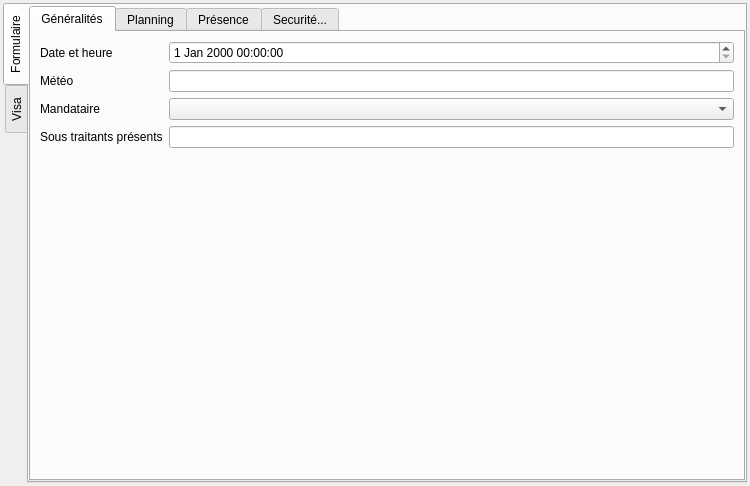
<?xml version="1.0" encoding="UTF-8"?>
<ui version="4.0">
 <class>Form</class>
 <widget class="QWidget" name="Form">
  <property name="geometry">
   <rect>
    <x>0</x>
    <y>0</y>
    <width>750</width>
    <height>486</height>
   </rect>
  </property>
  <property name="contextMenuPolicy">
   <enum>Qt::PreventContextMenu</enum>
  </property>
  <property name="windowTitle">
   <string>Form</string>
  </property>
  <layout class="QVBoxLayout" name="verticalLayout_20">
   <property name="leftMargin">
    <number>3</number>
   </property>
   <property name="topMargin">
    <number>3</number>
   </property>
   <property name="rightMargin">
    <number>3</number>
   </property>
   <property name="bottomMargin">
    <number>3</number>
   </property>
   <item>
    <widget class="QTabWidget" name="tabWidget_formvisa">
     <property name="tabPosition">
      <enum>QTabWidget::West</enum>
     </property>
     <property name="currentIndex">
      <number>0</number>
     </property>
     <widget class="QWidget" name="tab_15">
      <attribute name="title">
       <string>Formulaire</string>
      </attribute>
      <layout class="QVBoxLayout" name="verticalLayout_18">
       <property name="leftMargin">
        <number>0</number>
       </property>
       <property name="topMargin">
        <number>0</number>
       </property>
       <property name="rightMargin">
        <number>0</number>
       </property>
       <property name="bottomMargin">
        <number>0</number>
       </property>
       <item>
        <widget class="QStackedWidget" name="stackedWidget_2">
         <property name="currentIndex">
          <number>0</number>
         </property>
         <widget class="QWidget" name="NCA">
          <layout class="QVBoxLayout" name="verticalLayout_3">
           <property name="leftMargin">
            <number>0</number>
           </property>
           <property name="topMargin">
            <number>1</number>
           </property>
           <property name="rightMargin">
            <number>0</number>
           </property>
           <property name="bottomMargin">
            <number>0</number>
           </property>
           <item>
            <widget class="QTabWidget" name="tabWidget">
             <property name="currentIndex">
              <number>0</number>
             </property>
             <widget class="QWidget" name="tab_18">
              <attribute name="title">
               <string>Généralités</string>
              </attribute>
              <layout class="QGridLayout" name="gridLayout_15">
               <item row="0" column="0">
                <widget class="QLabel" name="label_25">
                 <property name="text">
                  <string>Date et heure</string>
                 </property>
                 <property name="wordWrap">
                  <bool>true</bool>
                 </property>
                </widget>
               </item>
               <item row="1" column="0">
                <widget class="QLabel" name="label_27">
                 <property name="text">
                  <string>Météo</string>
                 </property>
                 <property name="wordWrap">
                  <bool>true</bool>
                 </property>
                </widget>
               </item>
               <item row="3" column="1">
                <widget class="QLineEdit" name="lineEdit_etppres"/>
               </item>
               <item row="4" column="0">
                <spacer name="verticalSpacer">
                 <property name="orientation">
                  <enum>Qt::Vertical</enum>
                 </property>
                 <property name="sizeHint" stdset="0">
                  <size>
                   <width>20</width>
                   <height>40</height>
                  </size>
                 </property>
                </spacer>
               </item>
               <item row="0" column="1">
                <widget class="QDateTimeEdit" name="dateTimeEdit_datetimeobs"/>
               </item>
               <item row="3" column="0">
                <widget class="QLabel" name="label_28">
                 <property name="text">
                  <string>Sous traitants présents</string>
                 </property>
                 <property name="wordWrap">
                  <bool>true</bool>
                 </property>
                </widget>
               </item>
               <item row="1" column="1">
                <widget class="QLineEdit" name="lineEdit_meteo"/>
               </item>
               <item row="2" column="0">
                <widget class="QLabel" name="label_10">
                 <property name="text">
                  <string>Mandataire</string>
                 </property>
                </widget>
               </item>
               <item row="2" column="1">
                <widget class="QComboBox" name="comboBox_mandataire"/>
               </item>
              </layout>
             </widget>
             <widget class="QWidget" name="tab_19">
              <attribute name="title">
               <string>Planning</string>
              </attribute>
              <layout class="QGridLayout" name="gridLayout_16">
               <item row="0" column="1">
                <widget class="QComboBox" name="comboBox_planning"/>
               </item>
               <item row="0" column="0">
                <widget class="QLabel" name="label_29">
                 <property name="text">
                  <string>Planning respecté ?</string>
                 </property>
                 <property name="wordWrap">
                  <bool>true</bool>
                 </property>
                </widget>
               </item>
               <item row="1" column="0">
                <widget class="QLabel" name="label_30">
                 <property name="text">
                  <string>Commentaire</string>
                 </property>
                 <property name="wordWrap">
                  <bool>true</bool>
                 </property>
                </widget>
               </item>
               <item row="1" column="1">
                <widget class="QTextBrowser" name="textBrowser_planningcom">
                 <property name="readOnly">
                  <bool>false</bool>
                 </property>
                </widget>
               </item>
               <item row="2" column="1">
                <spacer name="verticalSpacer_3">
                 <property name="orientation">
                  <enum>Qt::Vertical</enum>
                 </property>
                 <property name="sizeHint" stdset="0">
                  <size>
                   <width>20</width>
                   <height>40</height>
                  </size>
                 </property>
                </spacer>
               </item>
              </layout>
             </widget>
             <widget class="QWidget" name="tab_20">
              <attribute name="title">
               <string>Présence</string>
              </attribute>
              <layout class="QVBoxLayout" name="verticalLayout_25">
               <item>
                <widget class="QGroupBox" name="groupBox_4">
                 <property name="title">
                  <string>Effectif</string>
                 </property>
                 <layout class="QGridLayout" name="gridLayout_18">
                  <item row="0" column="0">
                   <widget class="QLabel" name="label_31">
                    <property name="text">
                     <string>Effectif entreprise</string>
                    </property>
                   </widget>
                  </item>
                  <item row="1" column="1">
                   <widget class="QSpinBox" name="spinBox_effectsstraitant"/>
                  </item>
                  <item row="1" column="0">
                   <widget class="QLabel" name="label_32">
                    <property name="text">
                     <string>Effectif sous-traitant</string>
                    </property>
                   </widget>
                  </item>
                  <item row="2" column="0" colspan="2">
                   <widget class="QCheckBox" name="checkBox_conduc">
                    <property name="text">
                     <string>Présence du conducteur de travaux</string>
                    </property>
                   </widget>
                  </item>
                  <item row="0" column="1">
                   <widget class="QSpinBox" name="spinBox_effectetp"/>
                  </item>
                  <item row="0" column="2">
                   <widget class="QToolButton" name="toolButton_effect_etp">
                    <property name="text">
                     <string>...</string>
                    </property>
                   </widget>
                  </item>
                  <item row="1" column="2">
                   <widget class="QToolButton" name="toolButton_effect_sstraitant">
                    <property name="text">
                     <string>...</string>
                    </property>
                   </widget>
                  </item>
                 </layout>
                </widget>
               </item>
               <item>
                <widget class="QGroupBox" name="groupBox_5">
                 <property name="title">
                  <string>Engins</string>
                 </property>
                 <layout class="QGridLayout" name="gridLayout_17">
                  <item row="2" column="1">
                   <widget class="QCheckBox" name="checkBox_eng_cam_deblais">
                    <property name="text">
                     <string>Camion déblais</string>
                    </property>
                   </widget>
                  </item>
                  <item row="3" column="1">
                   <widget class="QCheckBox" name="checkBox_eng_cam_aspi">
                    <property name="text">
                     <string>Camion aspiratrice</string>
                    </property>
                   </widget>
                  </item>
                  <item row="4" column="1">
                   <widget class="QCheckBox" name="checkBox_eng_cam_repand">
                    <property name="text">
                     <string>Camion répandeur</string>
                    </property>
                   </widget>
                  </item>
                  <item row="1" column="2">
                   <widget class="QCheckBox" name="checkBox_eng_cam_malax">
                    <property name="text">
                     <string>Camion malaxeur</string>
                    </property>
                   </widget>
                  </item>
                  <item row="3" column="2">
                   <widget class="QCheckBox" name="checkBox_eng_compacteur">
                    <property name="text">
                     <string>Compacteur</string>
                    </property>
                   </widget>
                  </item>
                  <item row="2" column="2">
                   <widget class="QCheckBox" name="checkBox_eng_container">
                    <property name="text">
                     <string>Container</string>
                    </property>
                   </widget>
                  </item>
                  <item row="1" column="0">
                   <widget class="QCheckBox" name="checkBox_eng_pelle">
                    <property name="text">
                     <string>Pelle</string>
                    </property>
                   </widget>
                  </item>
                  <item row="1" column="1">
                   <widget class="QCheckBox" name="checkBox_eng_cam_mat">
                    <property name="text">
                     <string>Camion matériaux</string>
                    </property>
                   </widget>
                  </item>
                  <item row="2" column="0">
                   <widget class="QCheckBox" name="checkBox_eng_charg">
                    <property name="text">
                     <string>Chargeuse</string>
                    </property>
                   </widget>
                  </item>
                  <item row="4" column="2">
                   <widget class="QCheckBox" name="checkBox_eng_finisseur">
                    <property name="text">
                     <string>Finisseur</string>
                    </property>
                   </widget>
                  </item>
                  <item row="4" column="0">
                   <widget class="QCheckBox" name="checkBox_eng_trancheuse">
                    <property name="text">
                     <string>Trancheuse</string>
                    </property>
                   </widget>
                  </item>
                  <item row="3" column="0">
                   <widget class="QCheckBox" name="checkBox_eng_compres">
                    <property name="text">
                     <string>Compresseur</string>
                    </property>
                   </widget>
                  </item>
                  <item row="1" column="3">
                   <widget class="QCheckBox" name="checkBox_eng_minipelle">
                    <property name="text">
                     <string>Minipelle</string>
                    </property>
                   </widget>
                  </item>
                  <item row="2" column="3">
                   <widget class="QCheckBox" name="checkBox_eng_nacelle">
                    <property name="text">
                     <string>Nacelle</string>
                    </property>
                   </widget>
                  </item>
                  <item row="3" column="3">
                   <widget class="QCheckBox" name="checkBox_eng_autre">
                    <property name="text">
                     <string>Autre</string>
                    </property>
                   </widget>
                  </item>
                 </layout>
                </widget>
               </item>
               <item>
                <spacer name="verticalSpacer_4">
                 <property name="orientation">
                  <enum>Qt::Vertical</enum>
                 </property>
                 <property name="sizeHint" stdset="0">
                  <size>
                   <width>20</width>
                   <height>40</height>
                  </size>
                 </property>
                </spacer>
               </item>
              </layout>
             </widget>
             <widget class="QWidget" name="tab_21">
              <attribute name="title">
               <string>Securité...</string>
              </attribute>
              <layout class="QVBoxLayout" name="verticalLayout_26">
               <item>
                <widget class="QGroupBox" name="groupBox_6">
                 <property name="title">
                  <string>Conformité ?</string>
                 </property>
                 <layout class="QGridLayout" name="gridLayout_20">
                  <item row="4" column="2">
                   <widget class="QLabel" name="label_42">
                    <property name="text">
                     <string>Blindage des tranchées / fouilles</string>
                    </property>
                    <property name="wordWrap">
                     <bool>true</bool>
                    </property>
                   </widget>
                  </item>
                  <item row="3" column="2">
                   <widget class="QLabel" name="label_41">
                    <property name="text">
                     <string>Protection des tranchées / fouilles (bariérage)</string>
                    </property>
                    <property name="wordWrap">
                     <bool>true</bool>
                    </property>
                   </widget>
                  </item>
                  <item row="4" column="3">
                   <widget class="QComboBox" name="comboBox_sec_blindage"/>
                  </item>
                  <item row="3" column="3">
                   <widget class="QComboBox" name="comboBox_sec_protectiontranchee"/>
                  </item>
                  <item row="2" column="2">
                   <widget class="QLabel" name="label_40">
                    <property name="text">
                     <string>Propreté chantier et abords</string>
                    </property>
                    <property name="wordWrap">
                     <bool>true</bool>
                    </property>
                   </widget>
                  </item>
                  <item row="0" column="2">
                   <widget class="QLabel" name="label_38">
                    <property name="text">
                     <string>Eclairage / signalisation</string>
                    </property>
                    <property name="wordWrap">
                     <bool>true</bool>
                    </property>
                   </widget>
                  </item>
                  <item row="1" column="2">
                   <widget class="QLabel" name="label_39">
                    <property name="text">
                     <string>Stockage des déchets / tri selectif</string>
                    </property>
                    <property name="wordWrap">
                     <bool>true</bool>
                    </property>
                   </widget>
                  </item>
                  <item row="0" column="3">
                   <widget class="QComboBox" name="comboBox_sec_eclairage"/>
                  </item>
                  <item row="4" column="0">
                   <widget class="QLabel" name="label_37">
                    <property name="text">
                     <string>Circulation des piétons/véhicules</string>
                    </property>
                    <property name="wordWrap">
                     <bool>true</bool>
                    </property>
                   </widget>
                  </item>
                  <item row="0" column="1">
                   <widget class="QComboBox" name="comboBox_sec_personnel"/>
                  </item>
                  <item row="0" column="4">
                   <widget class="QLabel" name="label_43">
                    <property name="text">
                     <string>Réunion marquage / piquetage réalisée</string>
                    </property>
                    <property name="wordWrap">
                     <bool>true</bool>
                    </property>
                   </widget>
                  </item>
                  <item row="2" column="0">
                   <widget class="QLabel" name="label_35">
                    <property name="text">
                     <string>Affichage des autorisations/arrêtés</string>
                    </property>
                    <property name="wordWrap">
                     <bool>true</bool>
                    </property>
                   </widget>
                  </item>
                  <item row="3" column="0">
                   <widget class="QLabel" name="label_36">
                    <property name="text">
                     <string>Panneaux de chantier</string>
                    </property>
                    <property name="wordWrap">
                     <bool>true</bool>
                    </property>
                   </widget>
                  </item>
                  <item row="1" column="3">
                   <widget class="QComboBox" name="comboBox_sec_stockagedechet"/>
                  </item>
                  <item row="0" column="0">
                   <widget class="QLabel" name="label_33">
                    <property name="text">
                     <string>Sécurité du Personnel</string>
                    </property>
                    <property name="wordWrap">
                     <bool>true</bool>
                    </property>
                   </widget>
                  </item>
                  <item row="1" column="0">
                   <widget class="QLabel" name="label_34">
                    <property name="text">
                     <string>Protection du chantier</string>
                    </property>
                    <property name="wordWrap">
                     <bool>true</bool>
                    </property>
                   </widget>
                  </item>
                  <item row="2" column="3">
                   <widget class="QComboBox" name="comboBox_sec_proprete"/>
                  </item>
                  <item row="4" column="1">
                   <widget class="QComboBox" name="comboBox_sec_circul"/>
                  </item>
                  <item row="1" column="1">
                   <widget class="QComboBox" name="comboBox_sec_protection"/>
                  </item>
                  <item row="3" column="1">
                   <widget class="QComboBox" name="comboBox_sec_panneauxchant"/>
                  </item>
                  <item row="2" column="1">
                   <widget class="QComboBox" name="comboBox_sec_afficharrete"/>
                  </item>
                  <item row="0" column="5">
                   <widget class="QComboBox" name="comboBox_sec_reunionmarquage"/>
                  </item>
                  <item row="1" column="4">
                   <widget class="QLabel" name="label_44">
                    <property name="text">
                     <string>Entretien eu marquage</string>
                    </property>
                    <property name="wordWrap">
                     <bool>true</bool>
                    </property>
                   </widget>
                  </item>
                  <item row="1" column="5">
                   <widget class="QComboBox" name="comboBox_sec_entretienmarquage"/>
                  </item>
                  <item row="2" column="4">
                   <widget class="QLabel" name="label_45">
                    <property name="text">
                     <string>Accessibilité organes de coupure Gaz/AEP</string>
                    </property>
                    <property name="wordWrap">
                     <bool>true</bool>
                    </property>
                   </widget>
                  </item>
                  <item row="2" column="5">
                   <widget class="QComboBox" name="comboBox_sec_accesscoupure"/>
                  </item>
                  <item row="3" column="4">
                   <widget class="QLabel" name="label_46">
                    <property name="text">
                     <string>Travail en hauteur</string>
                    </property>
                    <property name="wordWrap">
                     <bool>true</bool>
                    </property>
                   </widget>
                  </item>
                  <item row="3" column="5">
                   <widget class="QComboBox" name="comboBox_sec_travailhauteur"/>
                  </item>
                 </layout>
                </widget>
               </item>
               <item>
                <widget class="QGroupBox" name="groupBox_7">
                 <property name="title">
                  <string>Plaintes</string>
                 </property>
                 <layout class="QGridLayout" name="gridLayout_21">
                  <item row="0" column="0">
                   <widget class="QLabel" name="label_47">
                    <property name="text">
                     <string>Avez vous eu des plaintes</string>
                    </property>
                   </widget>
                  </item>
                  <item row="0" column="1">
                   <widget class="QComboBox" name="comboBox_sec_plaintes"/>
                  </item>
                  <item row="1" column="0">
                   <widget class="QLabel" name="label_48">
                    <property name="text">
                     <string>Objet de la plainte</string>
                    </property>
                   </widget>
                  </item>
                  <item row="1" column="1">
                   <widget class="QLineEdit" name="lineEdit_sec_plaintes_com"/>
                  </item>
                 </layout>
                </widget>
               </item>
              </layout>
             </widget>
            </widget>
           </item>
          </layout>
         </widget>
         <widget class="QWidget" name="NCB">
          <layout class="QVBoxLayout" name="verticalLayout_4">
           <item>
            <widget class="QTabWidget" name="tabWidget_propo">
             <property name="currentIndex">
              <number>0</number>
             </property>
             <widget class="QWidget" name="tab_8">
              <attribute name="title">
               <string>Proposition</string>
              </attribute>
              <layout class="QVBoxLayout" name="verticalLayout_5"/>
             </widget>
             <widget class="QWidget" name="tab_9">
              <attribute name="title">
               <string>Avis</string>
              </attribute>
              <layout class="QGridLayout" name="gridLayout_10">
               <item row="4" column="1">
                <widget class="QFrame" name="frame_choisresp">
                 <property name="frameShape">
                  <enum>QFrame::StyledPanel</enum>
                 </property>
                 <property name="frameShadow">
                  <enum>QFrame::Raised</enum>
                 </property>
                 <layout class="QVBoxLayout" name="verticalLayout_15"/>
                </widget>
               </item>
               <item row="2" column="1">
                <widget class="QDateEdit" name="dateEdit_datecible">
                 <property name="calendarPopup">
                  <bool>true</bool>
                 </property>
                </widget>
               </item>
               <item row="0" column="0">
                <widget class="QLabel" name="label_11">
                 <property name="text">
                  <string>Acceptation MOE</string>
                 </property>
                </widget>
               </item>
               <item row="2" column="0">
                <widget class="QLabel" name="label_12">
                 <property name="text">
                  <string>Date cible</string>
                 </property>
                </widget>
               </item>
               <item row="6" column="0">
                <widget class="QLabel" name="label_13">
                 <property name="text">
                  <string>Observation</string>
                 </property>
                </widget>
               </item>
               <item row="4" column="0">
                <widget class="QLabel" name="label_14">
                 <property name="text">
                  <string>Responsable</string>
                 </property>
                </widget>
               </item>
               <item row="0" column="1">
                <widget class="QComboBox" name="comboBox_acceptation"/>
               </item>
               <item row="6" column="1">
                <widget class="QTextBrowser" name="textBrowser_ncbobs">
                 <property name="readOnly">
                  <bool>false</bool>
                 </property>
                </widget>
               </item>
              </layout>
             </widget>
            </widget>
           </item>
          </layout>
         </widget>
         <widget class="QWidget" name="NCC">
          <layout class="QGridLayout" name="gridLayout_9">
           <item row="2" column="0">
            <widget class="QTabWidget" name="tabWidget_verif">
             <property name="currentIndex">
              <number>0</number>
             </property>
             <widget class="QWidget" name="tab_12">
              <attribute name="title">
               <string>Formulaire</string>
              </attribute>
              <layout class="QGridLayout" name="gridLayout_12">
               <item row="2" column="0">
                <widget class="QLabel" name="label_16">
                 <property name="text">
                  <string>Observation</string>
                 </property>
                </widget>
               </item>
               <item row="2" column="1">
                <widget class="QTextBrowser" name="textBrowser_etatverif">
                 <property name="readOnly">
                  <bool>false</bool>
                 </property>
                </widget>
               </item>
               <item row="0" column="1">
                <widget class="QComboBox" name="comboBox_etatverif"/>
               </item>
               <item row="0" column="0">
                <widget class="QLabel" name="label_15">
                 <property name="text">
                  <string>Etat</string>
                 </property>
                </widget>
               </item>
               <item row="1" column="0">
                <widget class="QLabel" name="label_17">
                 <property name="text">
                  <string>Date vérif</string>
                 </property>
                </widget>
               </item>
               <item row="1" column="1">
                <widget class="QDateEdit" name="dateEdit_etatverif">
                 <property name="calendarPopup">
                  <bool>true</bool>
                 </property>
                </widget>
               </item>
              </layout>
             </widget>
             <widget class="QWidget" name="tab_14">
              <attribute name="title">
               <string>Photos</string>
              </attribute>
              <layout class="QVBoxLayout" name="verticalLayout_17"/>
             </widget>
            </widget>
           </item>
          </layout>
         </widget>
         <widget class="QWidget" name="NCD">
          <layout class="QGridLayout" name="gridLayout_8">
           <item row="0" column="0">
            <widget class="QLabel" name="label_18">
             <property name="text">
              <string>Levée de reserve</string>
             </property>
            </widget>
           </item>
           <item row="0" column="1">
            <widget class="QComboBox" name="comboBox_leveres"/>
           </item>
           <item row="1" column="0">
            <widget class="QLabel" name="label_19">
             <property name="text">
              <string>Observation</string>
             </property>
            </widget>
           </item>
           <item row="1" column="1">
            <widget class="QTextBrowser" name="textBrowser_leveres">
             <property name="readOnly">
              <bool>false</bool>
             </property>
            </widget>
           </item>
          </layout>
         </widget>
         <widget class="QWidget" name="NCE">
          <layout class="QGridLayout" name="gridLayout_11">
           <item row="0" column="0">
            <widget class="QLabel" name="label_20">
             <property name="text">
              <string>Action corrective ?</string>
             </property>
            </widget>
           </item>
           <item row="0" column="1">
            <widget class="QComboBox" name="comboBox_actioncorr"/>
           </item>
           <item row="1" column="0">
            <widget class="QLabel" name="label_21">
             <property name="text">
              <string>Commentaire</string>
             </property>
            </widget>
           </item>
           <item row="1" column="1">
            <widget class="QTextBrowser" name="textBrowser_actioncorr">
             <property name="readOnly">
              <bool>false</bool>
             </property>
            </widget>
           </item>
          </layout>
         </widget>
         <widget class="QWidget" name="PVA">
          <layout class="QVBoxLayout" name="verticalLayout">
           <item>
            <widget class="QTabWidget" name="tabWidget_pvmisedispo">
             <property name="currentIndex">
              <number>0</number>
             </property>
             <widget class="QWidget" name="tab_17">
              <attribute name="title">
               <string>Commentaires</string>
              </attribute>
              <layout class="QGridLayout" name="gridLayout_13">
               <item row="0" column="0">
                <widget class="QLabel" name="label_22">
                 <property name="text">
                  <string>Date de remise du site</string>
                 </property>
                </widget>
               </item>
               <item row="1" column="0">
                <widget class="QLabel" name="label_23">
                 <property name="text">
                  <string>Commentaires</string>
                 </property>
                </widget>
               </item>
               <item row="1" column="1">
                <widget class="QTextBrowser" name="textBrowser_pva">
                 <property name="readOnly">
                  <bool>false</bool>
                 </property>
                </widget>
               </item>
               <item row="0" column="1">
                <widget class="QDateTimeEdit" name="dateTimeEdit_pva">
                 <property name="calendarPopup">
                  <bool>true</bool>
                 </property>
                </widget>
               </item>
              </layout>
             </widget>
             <widget class="QWidget" name="tab_7">
              <attribute name="title">
               <string>entite occupante</string>
              </attribute>
              <layout class="QVBoxLayout" name="verticalLayout_23" stretch="1,10">
               <item>
                <widget class="QGroupBox" name="groupBox_10">
                 <property name="title">
                  <string>Marché</string>
                 </property>
                 <layout class="QGridLayout" name="gridLayout_14" columnstretch="1,10">
                  <item row="0" column="0">
                   <widget class="QLabel" name="label_26">
                    <property name="text">
                     <string>n° marche</string>
                    </property>
                   </widget>
                  </item>
                  <item row="0" column="1">
                   <widget class="QFrame" name="frame_entocc_marche">
                    <property name="frameShape">
                     <enum>QFrame::StyledPanel</enum>
                    </property>
                    <property name="frameShadow">
                     <enum>QFrame::Raised</enum>
                    </property>
                    <layout class="QVBoxLayout" name="verticalLayout_13">
                     <property name="leftMargin">
                      <number>0</number>
                     </property>
                     <property name="topMargin">
                      <number>0</number>
                     </property>
                     <property name="rightMargin">
                      <number>0</number>
                     </property>
                     <property name="bottomMargin">
                      <number>0</number>
                     </property>
                    </layout>
                   </widget>
                  </item>
                 </layout>
                </widget>
               </item>
               <item>
                <widget class="QGroupBox" name="groupBox_entocc_sign">
                 <property name="title">
                  <string>Signature</string>
                 </property>
                 <layout class="QVBoxLayout" name="verticalLayout_32"/>
                </widget>
               </item>
              </layout>
             </widget>
             <widget class="QWidget" name="tab_10">
              <attribute name="title">
               <string>entite preneuse</string>
              </attribute>
              <layout class="QVBoxLayout" name="verticalLayout_22" stretch="1,10">
               <item>
                <widget class="QGroupBox" name="groupBox_9">
                 <property name="title">
                  <string>Marché</string>
                 </property>
                 <layout class="QGridLayout" name="gridLayout_6" columnstretch="1,10">
                  <item row="0" column="0">
                   <widget class="QLabel" name="label_24">
                    <property name="text">
                     <string>n° marche</string>
                    </property>
                   </widget>
                  </item>
                  <item row="0" column="1">
                   <widget class="QFrame" name="frame_entpren_marche">
                    <property name="frameShape">
                     <enum>QFrame::StyledPanel</enum>
                    </property>
                    <property name="frameShadow">
                     <enum>QFrame::Raised</enum>
                    </property>
                    <layout class="QVBoxLayout" name="verticalLayout_14">
                     <property name="leftMargin">
                      <number>0</number>
                     </property>
                     <property name="topMargin">
                      <number>0</number>
                     </property>
                     <property name="rightMargin">
                      <number>0</number>
                     </property>
                     <property name="bottomMargin">
                      <number>0</number>
                     </property>
                    </layout>
                   </widget>
                  </item>
                 </layout>
                </widget>
               </item>
               <item>
                <widget class="QGroupBox" name="groupBox_entpren_sign">
                 <property name="title">
                  <string>Signature</string>
                 </property>
                 <layout class="QVBoxLayout" name="verticalLayout_27"/>
                </widget>
               </item>
              </layout>
             </widget>
             <widget class="QWidget" name="tab_11">
              <attribute name="title">
               <string>Photos</string>
              </attribute>
              <layout class="QVBoxLayout" name="verticalLayout_16"/>
             </widget>
             <widget class="QWidget" name="tab_13">
              <attribute name="title">
               <string>Rapports</string>
              </attribute>
              <layout class="QVBoxLayout" name="verticalLayout_21"/>
             </widget>
            </widget>
           </item>
          </layout>
         </widget>
         <widget class="QWidget" name="page_4">
          <layout class="QVBoxLayout" name="verticalLayout_7">
           <item>
            <widget class="QScrollArea" name="scrollArea">
             <property name="widgetResizable">
              <bool>true</bool>
             </property>
             <widget class="QWidget" name="scrollAreaWidgetContents">
              <property name="geometry">
               <rect>
                <x>0</x>
                <y>0</y>
                <width>691</width>
                <height>450</height>
               </rect>
              </property>
              <layout class="QVBoxLayout" name="verticalLayout_8">
               <item>
                <widget class="QFrame" name="frame">
                 <property name="frameShape">
                  <enum>QFrame::StyledPanel</enum>
                 </property>
                 <property name="frameShadow">
                  <enum>QFrame::Raised</enum>
                 </property>
                 <layout class="QGridLayout" name="gridLayout_3">
                  <item row="0" column="0">
                   <widget class="QLabel" name="label">
                    <property name="text">
                     <string>Date</string>
                    </property>
                   </widget>
                  </item>
                  <item row="1" column="0">
                   <widget class="QLabel" name="label_5">
                    <property name="text">
                     <string>Urgence</string>
                    </property>
                   </widget>
                  </item>
                  <item row="1" column="1">
                   <widget class="QComboBox" name="comboBox_urgence"/>
                  </item>
                  <item row="0" column="1">
                   <widget class="QDateTimeEdit" name="dateTimeEdit">
                    <property name="calendarPopup">
                     <bool>true</bool>
                    </property>
                   </widget>
                  </item>
                 </layout>
                </widget>
               </item>
               <item>
                <widget class="QStackedWidget" name="stackedWidget">
                 <property name="currentIndex">
                  <number>0</number>
                 </property>
                 <widget class="QWidget" name="page">
                  <layout class="QGridLayout" name="gridLayout" columnstretch="1,5,1">
                   <item row="5" column="0">
                    <widget class="QLabel" name="label_6">
                     <property name="text">
                      <string>Evolution</string>
                     </property>
                    </widget>
                   </item>
                   <item row="1" column="0">
                    <widget class="QLabel" name="label_2">
                     <property name="text">
                      <string>Nombre</string>
                     </property>
                    </widget>
                   </item>
                   <item row="1" column="1">
                    <widget class="QSpinBox" name="spinBox_nombre">
                     <property name="minimum">
                      <number>-1</number>
                     </property>
                    </widget>
                   </item>
                   <item row="3" column="0">
                    <widget class="QLabel" name="label_7">
                     <property name="text">
                      <string>Commentaire</string>
                     </property>
                    </widget>
                   </item>
                   <item row="1" column="2">
                    <widget class="QToolButton" name="toolButton_calc_nb">
                     <property name="text">
                      <string/>
                     </property>
                     <property name="icon">
                      <iconset>
                       <normaloff>:/plugins/Lamia/icons/numpad.png</normaloff>:/plugins/Lamia/icons/numpad.png</iconset>
                     </property>
                    </widget>
                   </item>
                   <item row="3" column="1" colspan="2">
                    <widget class="QTextEdit" name="textEdit_comm">
                     <property name="sizePolicy">
                      <sizepolicy hsizetype="Expanding" vsizetype="Expanding">
                       <horstretch>0</horstretch>
                       <verstretch>0</verstretch>
                      </sizepolicy>
                     </property>
                     <property name="maximumSize">
                      <size>
                       <width>16777215</width>
                       <height>40</height>
                      </size>
                     </property>
                    </widget>
                   </item>
                   <item row="5" column="1" colspan="2">
                    <widget class="QTextEdit" name="textEdit_evolution">
                     <property name="sizePolicy">
                      <sizepolicy hsizetype="Expanding" vsizetype="Expanding">
                       <horstretch>0</horstretch>
                       <verstretch>0</verstretch>
                      </sizepolicy>
                     </property>
                     <property name="maximumSize">
                      <size>
                       <width>16777215</width>
                       <height>40</height>
                      </size>
                     </property>
                    </widget>
                   </item>
                  </layout>
                 </widget>
                 <widget class="QWidget" name="page_2">
                  <layout class="QGridLayout" name="gridLayout_2">
                   <item row="0" column="0">
                    <widget class="QLabel" name="label_3">
                     <property name="text">
                      <string>NOD</string>
                     </property>
                    </widget>
                   </item>
                   <item row="1" column="1">
                    <spacer name="verticalSpacer_2">
                     <property name="orientation">
                      <enum>Qt::Vertical</enum>
                     </property>
                     <property name="sizeHint" stdset="0">
                      <size>
                       <width>20</width>
                       <height>40</height>
                      </size>
                     </property>
                    </spacer>
                   </item>
                  </layout>
                 </widget>
                 <widget class="QWidget" name="page_3">
                  <layout class="QVBoxLayout" name="verticalLayout_2">
                   <item>
                    <widget class="QLabel" name="label_9">
                     <property name="text">
                      <string>Equip</string>
                     </property>
                    </widget>
                   </item>
                  </layout>
                 </widget>
                </widget>
               </item>
               <item>
                <widget class="QGroupBox" name="groupBox">
                 <property name="title">
                  <string>Suite à donner</string>
                 </property>
                 <layout class="QGridLayout" name="gridLayout_4">
                  <item row="1" column="0">
                   <widget class="QLabel" name="label_8">
                    <property name="text">
                     <string>Commentaire</string>
                    </property>
                   </widget>
                  </item>
                  <item row="0" column="0">
                   <widget class="QLabel" name="label_4">
                    <property name="text">
                     <string>Type de suite</string>
                    </property>
                   </widget>
                  </item>
                  <item row="0" column="1">
                   <widget class="QComboBox" name="comboBox_typesuite"/>
                  </item>
                  <item row="1" column="1">
                   <widget class="QTextEdit" name="textEdit_suite">
                    <property name="sizePolicy">
                     <sizepolicy hsizetype="Expanding" vsizetype="Expanding">
                      <horstretch>0</horstretch>
                      <verstretch>0</verstretch>
                     </sizepolicy>
                    </property>
                    <property name="maximumSize">
                     <size>
                      <width>16777215</width>
                      <height>40</height>
                     </size>
                    </property>
                   </widget>
                  </item>
                 </layout>
                </widget>
               </item>
              </layout>
             </widget>
            </widget>
           </item>
          </layout>
         </widget>
        </widget>
       </item>
      </layout>
     </widget>
     <widget class="QWidget" name="tab_16">
      <attribute name="title">
       <string>Visa</string>
      </attribute>
      <layout class="QVBoxLayout" name="verticalLayout_19">
       <item>
        <widget class="QTabWidget" name="tabWidget_multivisa">
         <property name="currentIndex">
          <number>0</number>
         </property>
         <widget class="QWidget" name="tab">
          <attribute name="title">
           <string>MOE</string>
          </attribute>
          <layout class="QVBoxLayout" name="verticalLayout_10"/>
         </widget>
         <widget class="QWidget" name="tab_3">
          <attribute name="title">
           <string>Entreprise</string>
          </attribute>
          <layout class="QVBoxLayout" name="verticalLayout_11"/>
         </widget>
        </widget>
       </item>
      </layout>
     </widget>
    </widget>
   </item>
  </layout>
 </widget>
 <resources/>
 <connections/>
</ui>
